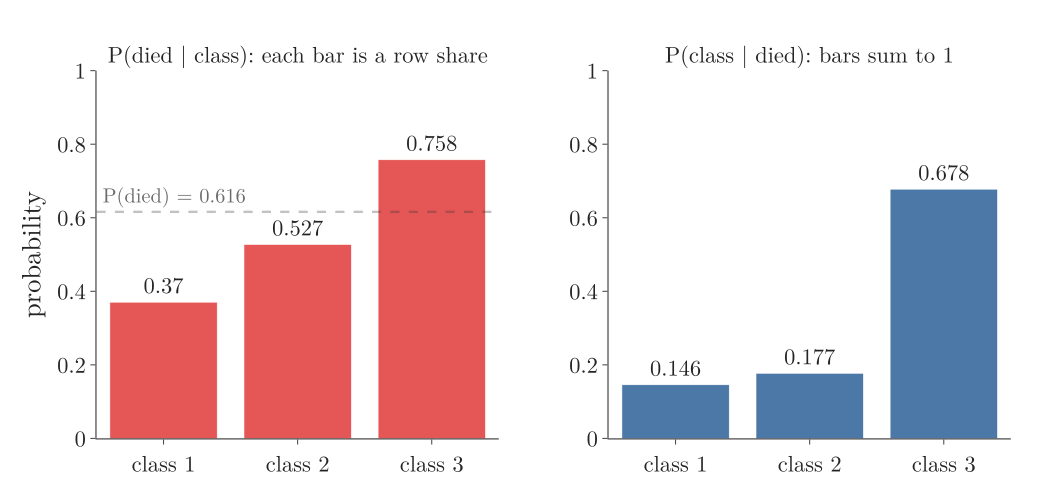

The Python source for this figure:
"""P(died | class) against P(class | died) on the Titanic data (Plotly): the two directions differ."""
from pathlib import Path
import pandas as pd
from plotly.subplots import make_subplots

here = Path(__file__).parent
df = pd.read_csv(here.parent / "data" / "titanic_train.csv")
died_given_class = pd.crosstab(df["Pclass"], df["Survived"], normalize="index")[0]
class_given_died = pd.crosstab(df["Pclass"], df["Survived"], normalize="columns")[0]
p_died = (df["Survived"] == 0).mean()
print(died_given_class.round(3).tolist(), class_given_died.round(3).tolist(), round(p_died, 3))
fig = make_subplots(rows=1, cols=2, horizontal_spacing=0.12,
                    subplot_titles=["P(died | class): each bar is a row share", "P(class | died): bars sum to 1"])
x = ["class 1", "class 2", "class 3"]
fig.add_bar(x=x, y=died_given_class.values, marker_color="#E45756", text=died_given_class.round(3).values,
            textposition="outside", showlegend=False, row=1, col=1)
fig.add_shape(type="line", xref="x domain", yref="y", x0=0, x1=1, y0=p_died, y1=p_died,
              line=dict(color="#333333", dash="dash", width=2.5), layer="above")
fig.add_annotation(xref="x domain", yref="y", x=0.01, y=p_died + 0.05, text=f"P(died) = {p_died:.3f}",
                   xanchor="left", showarrow=False, font=dict(size=20, color="#6B6B6B"))
fig.add_bar(x=x, y=class_given_died.values, marker_color="#4C78A8", text=class_given_died.round(3).values,
            textposition="outside", showlegend=False, row=1, col=2)
fig.update_yaxes(range=[0, 1], title_text="probability", row=1, col=1)
fig.update_yaxes(range=[0, 1], row=1, col=2)
fig.update_layout(template="simple_white", width=1000, height=470, font=dict(family="Latin Modern Roman", size=22),
                  margin=dict(l=70, r=20, t=60, b=40))
for a in fig.layout.annotations[:2]:
    a.font.size = 22
fig.write_image(here / "conditional.png", scale=2)
fig.write_image(here / "conditional.pdf")
